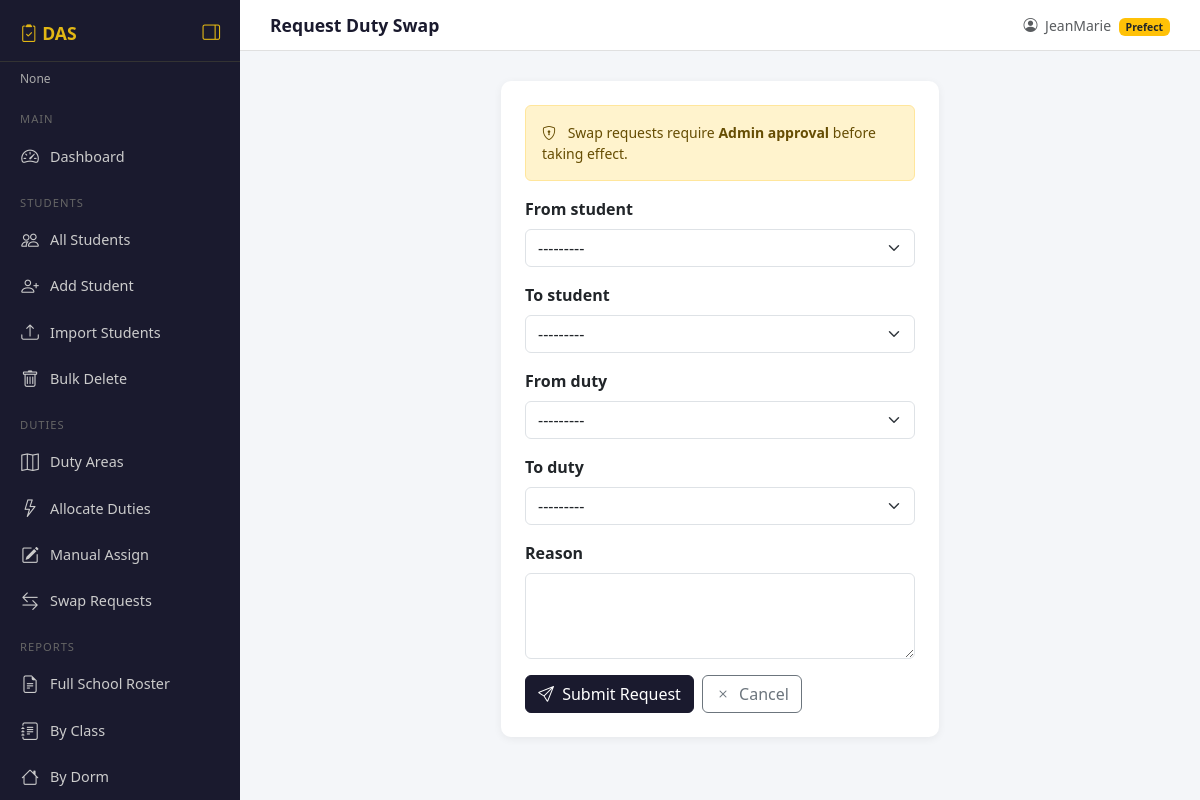
Screenshot of /duties/swaps/request/ (signed in) with the database file from the repository.
### accounts/models.py (models this page shows, shortened)
class User(AbstractUser):
    ROLES = [
        ('superadmin', 'Super Admin'),
        ('admin', 'School Admin'),
        ('prefect', 'Prefect'),
    ]
    role = models.CharField(max_length=20, choices=ROLES, default='prefect')
    school = models.ForeignKey(
        'schools.School',
        on_delete=models.SET_NULL,
        null=True, blank=True,
        related_name='users'
    )
    def is_school_admin(self):
        return self.role in ['admin', 'superadmin']

### duties/views.py (the view, shortened to what this page needs)
# urls.py: path('swaps/request/',      views.swap_request,      name='swap_request'),
@login_required
def swap_request(request):
    school = get_school(request)
    term   = Term.objects.filter(school=school, is_current=True).first()
    form   = SwapRequestForm(school, term, request.POST or None)
    return render(request, 'duties/swap_form.html', {'form': form})

### duties/forms.py
class SwapRequestForm(forms.ModelForm):
    class Meta:
        model  = DutySwapRequest
        fields = ['from_student', 'to_student', 'from_duty', 'to_duty', 'reason']
        widgets = {
            'reason': forms.Textarea(attrs={'rows': 3}),
        }
    def __init__(self, school, term, *args, **kwargs):
        super().__init__(*args, **kwargs)
        from students.models import Student
        students = Student.objects.filter(school=school, status=Student.STATUS_ACTIVE)
        areas    = DutyArea.objects.filter(school=school, is_active=True)
        self.fields['from_student'].queryset = students
        self.fields['to_student'].queryset   = students
        self.fields['from_duty'].queryset    = areas
        self.fields['to_duty'].queryset      = areas
        add_bootstrap(self)

### duties/forms.py (called while the page is built)
def add_bootstrap(form):
    for field in form.fields.values():
        if hasattr(field.widget, 'attrs'):
            existing = field.widget.attrs.get('class', '')
            if 'form-control' not in existing and 'form-select' not in existing:
                if isinstance(field.widget, (forms.Select, forms.SelectMultiple)):
                    field.widget.attrs['class'] = 'form-select'
                else:
                    field.widget.attrs['class'] = 'form-control'
    return form

### duties/views.py (called while the page is built)
def get_school(request):
    return request.user.school

### templates/duties/swap_form.html (shortened to what this page needs)
{% extends 'base.html' %}
{% block page_title %}Request Duty Swap{% endblock %}
{% block content %}
<div class="row justify-content-center">
  <div class="col-md-6">
    <div class="card p-4">
      <div class="alert alert-warning small">
        <i class="bi bi-shield-lock me-2"></i>
        Swap requests require <strong>Admin approval</strong> before taking effect.
      </div>
      <form method="post">
        {% for field in form %}
        <div class="mb-3">
          <label class="form-label fw-semibold">{{ field.label }}</label>
          {{ field }}
        </div>
        {% endfor %}
        <div class="d-flex gap-2">
          <button type="submit" class="btn btn-primary">
            <i class="bi bi-send me-1"></i> Submit Request
          </button>
          <a href="{% url 'swap_list' %}" class="btn btn-outline-secondary">
            <i class="bi bi-x me-1"></i> Cancel
          </a>
        </div>
      </form>
    </div>
  </div>
</div>
{% endblock %}

### templates/base.html (shortened to what this page needs)
<!DOCTYPE html>
<html lang="en">
<head>
  <link href="https://cdn.jsdelivr.net/npm/bootstrap@5.3.0/dist/css/bootstrap.min.css" rel="stylesheet">
  <link href="https://cdn.jsdelivr.net/npm/bootstrap-icons@1.10.5/font/bootstrap-icons.css" rel="stylesheet">
</head>
<body>
<div class="sidebar" id="sidebar">
  <div class="brand">
    <span class="brand-text">
      <i class="bi bi-clipboard2-check"></i> DAS
    </span>
    <button class="toggle-btn" id="toggleBtn" title="Toggle Sidebar">
      <i class="bi bi-layout-sidebar-reverse" id="toggleIcon"></i>
    </button>
  </div>
  <div class="school-name">{{ request.user.school }}</div>
  <div class="nav-section">Main</div>
  <a href="{% url 'dashboard' %}"
     data-title="Dashboard"
     class="{% if request.resolver_match.url_name == 'dashboard' %}active{% endif %}">
    <i class="bi bi-speedometer2"></i>
    <span class="nav-label">Dashboard</span>
  </a>
  <div class="nav-section">Students</div>
  <a href="{% url 'student_list' %}"
     data-title="All Students"
     class="{% if request.resolver_match.url_name == 'student_list' %}active{% endif %}">
    <i class="bi bi-people"></i>
    <span class="nav-label">All Students</span>
  </a>
  <a href="{% url 'student_create' %}"
     data-title="Add Student"
     class="{% if request.resolver_match.url_name == 'student_create' %}active{% endif %}">
    <i class="bi bi-person-plus"></i>
    <span class="nav-label">Add Student</span>
  </a>
  <a href="{% url 'student_import' %}"
     data-title="Import Students"
     class="{% if request.resolver_match.url_name == 'student_import' %}active{% endif %}">
    <i class="bi bi-upload"></i>
    <span class="nav-label">Import Students</span>
  </a>
  <a href="{% url 'student_bulk_delete' %}"
     data-title="Bulk Delete"
     class="{% if request.resolver_match.url_name == 'student_bulk_delete' %}active{% endif %}">
    <i class="bi bi-trash"></i>
    <span class="nav-label">Bulk Delete</span>
  </a>
  <div class="nav-section">Duties</div>
  <a href="{% url 'duty_area_list' %}"
     data-title="Duty Areas"
     class="{% if request.resolver_match.url_name == 'duty_area_list' %}active{% endif %}">
    <i class="bi bi-map"></i>
    <span class="nav-label">Duty Areas</span>
  </a>
  <a href="{% url 'allocate' %}"
     data-title="Allocate Duties"
     class="{% if request.resolver_match.url_name == 'allocate' %}active{% endif %}">
    <i class="bi bi-lightning"></i>
    <span class="nav-label">Allocate Duties</span>
  </a>
  <a href="{% url 'manual_assign' %}"
     data-title="Manual Assign"
     class="{% if request.resolver_match.url_name == 'manual_assign' %}active{% endif %}">
    <i class="bi bi-pencil-square"></i>
    <span class="nav-label">Manual Assign</span>
  </a>
  <a href="{% url 'swap_list' %}"
     data-title="Swap Requests"
     class="{% if request.resolver_match.url_name == 'swap_list' %}active{% endif %}">
    <i class="bi bi-arrow-left-right"></i>
    <span class="nav-label">Swap Requests</span>
  </a>
  <div class="nav-section">Reports</div>
  <a href="{% url 'report_full_school' %}"
     data-title="Full School Roster"
     class="{% if request.resolver_match.url_name == 'report_full_school' %}active{% endif %}">
    <i class="bi bi-file-earmark-text"></i>
    <span class="nav-label">Full School Roster</span>
  </a>
  <a href="{% url 'report_by_class' %}"
     data-title="By Class"
     class="{% if request.resolver_match.url_name == 'report_by_class' %}active{% endif %}">
    <i class="bi bi-journal-text"></i>
    <span class="nav-label">By Class</span>
  </a>
  <a href="{% url 'report_by_dorm' %}"
     data-title="By Dorm"
     class="{% if request.resolver_match.url_name == 'report_by_dorm' %}active{% endif %}">
    <i class="bi bi-house"></i>
    <span class="nav-label">By Dorm</span>
  </a>
  </div>
<div class="main-content" id="mainContent">
  <div class="topbar">
    <span class="page-title">{% block page_title %}Dashboard{% endblock %}</span>
    <span class="text-muted small">
      <i class="bi bi-person-circle me-1"></i>
      {{ request.user.get_full_name|default:request.user.username }}
      <span class="badge bg-warning text-dark ms-1">
        {{ request.user.get_role_display }}
      </span>
    </span>
  </div>
  <div class="content-area">
    {% block content %}{% endblock %}
  </div>
</div>
</body>
</html>

### templates/base.html (style rules this page uses)
body { background: #f4f6f9; font-family: 'Segoe UI', sans-serif; }
.sidebar { min-height: 100vh; background: #1a1a2e; color: white; width: 240px; position: fixed; top: 0; left: 0; bottom: 0; padding-top: 20px; z-index: 100; overflow-y: scroll; overflow-x: hidden; transition: width 0.25s ease; }
.sidebar .brand { font-size: 1.1rem; font-weight: 700; color: #e2b714; padding: 0 20px 15px; border-bottom: 1px solid #333; display: flex; align-items: center; justify-content: space-between; white-space: nowrap; }
.brand-text { transition: opacity 0.2s ease; }
.toggle-btn { background: none; border: none; color: #e2b714; cursor: pointer; font-size: 1.1rem; padding: 0; line-height: 1; flex-shrink: 0; }
.sidebar .school-name { font-size: 0.75rem; color: #aaa; padding: 8px 20px; white-space: nowrap; overflow: hidden; text-overflow: ellipsis; transition: opacity 0.2s; }
.sidebar .nav-section { font-size: 0.7rem; color: #666; padding: 15px 20px 5px; text-transform: uppercase; letter-spacing: 1px; white-space: nowrap; transition: opacity 0.2s; }
.sidebar a { display: flex; align-items: center; color: #ccc; text-decoration: none; padding: 10px 20px; font-size: 0.9rem; transition: background 0.2s, color 0.2s; white-space: nowrap; }
.sidebar a i { font-size: 1.1rem; flex-shrink: 0; width: 20px; text-align: center; }
.nav-label { margin-left: 10px; transition: opacity 0.2s; }
.main-content { margin-left: 240px; padding: 0; transition: margin-left 0.25s ease; }
.topbar { background: white; border-bottom: 1px solid #e0e0e0; padding: 12px 30px; display: flex; justify-content: space-between; align-items: center; position: sticky; top: 0; z-index: 99; }
.topbar .page-title { font-weight: 600; font-size: 1.1rem; color: #1a1a2e; }
.content-area { padding: 30px; }
.card { border: none; border-radius: 10px; box-shadow: 0 2px 8px rgba(0,0,0,0.06); }
.btn-primary { background: #1a1a2e; border-color: #1a1a2e; }

### rows the page displays
User: user.school "None", user.get_full_name "JeanMarie", user.role "Prefect"

### other values shown
{{ field.label }} "From student" "To student" "From duty" "To duty" "Reason"
